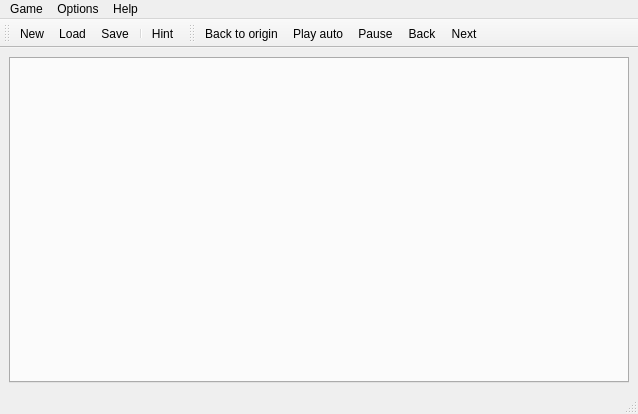
<?xml version="1.0" encoding="UTF-8"?>
<ui version="4.0">
 <class>Dama</class>
 <widget class="QMainWindow" name="Dama">
  <property name="geometry">
   <rect>
    <x>0</x>
    <y>0</y>
    <width>638</width>
    <height>414</height>
   </rect>
  </property>
  <property name="windowTitle">
   <string>Dama2013</string>
  </property>
  <property name="windowIcon">
   <iconset resource="resource1.qrc">
    <normaloff>:/img/stone/black_dame.png</normaloff>:/img/stone/black_dame.png</iconset>
  </property>
  <property name="locale">
   <locale language="English" country="UnitedStates"/>
  </property>
  <widget class="QWidget" name="centralwidget">
   <layout class="QHBoxLayout" name="horizontalLayout_2">
    <item>
     <widget class="QTabWidget" name="tabWidget"/>
    </item>
   </layout>
  </widget>
  <widget class="QMenuBar" name="menubar">
   <property name="geometry">
    <rect>
     <x>0</x>
     <y>0</y>
     <width>638</width>
     <height>24</height>
    </rect>
   </property>
   <widget class="QMenu" name="menuGame">
    <property name="title">
     <string>Game</string>
    </property>
    <addaction name="actionNew"/>
    <addaction name="actionLoad"/>
    <addaction name="actionLoadReplay"/>
    <addaction name="actionSave"/>
    <addaction name="actionAbort"/>
    <addaction name="separator"/>
    <addaction name="actionHint"/>
    <addaction name="separator"/>
    <addaction name="actionQuit"/>
   </widget>
   <widget class="QMenu" name="menuHelp">
    <property name="title">
     <string>Help</string>
    </property>
    <addaction name="actionAbout_game"/>
   </widget>
   <widget class="QMenu" name="menuOptions">
    <property name="title">
     <string>Options</string>
    </property>
    <addaction name="actionSettings"/>
   </widget>
   <addaction name="menuGame"/>
   <addaction name="menuOptions"/>
   <addaction name="menuHelp"/>
  </widget>
  <widget class="QStatusBar" name="statusbar"/>
  <widget class="QToolBar" name="mainToolBar">
   <property name="windowTitle">
    <string>Main toolbar</string>
   </property>
   <attribute name="toolBarArea">
    <enum>TopToolBarArea</enum>
   </attribute>
   <attribute name="toolBarBreak">
    <bool>false</bool>
   </attribute>
   <addaction name="actionNew"/>
   <addaction name="actionLoad"/>
   <addaction name="actionSave"/>
   <addaction name="separator"/>
   <addaction name="actionHint"/>
  </widget>
  <widget class="QToolBar" name="replayToolBar">
   <property name="windowTitle">
    <string>Replay toolbar</string>
   </property>
   <attribute name="toolBarArea">
    <enum>TopToolBarArea</enum>
   </attribute>
   <attribute name="toolBarBreak">
    <bool>false</bool>
   </attribute>
   <addaction name="actionBack_to_origin"/>
   <addaction name="actionPlay_auto"/>
   <addaction name="actionPause"/>
   <addaction name="actionBack"/>
   <addaction name="actionNext"/>
  </widget>
  <action name="actionNew">
   <property name="icon">
    <iconset resource="resource1.qrc">
     <normaloff>:/img/new.ico</normaloff>:/img/new.ico</iconset>
   </property>
   <property name="text">
    <string>New</string>
   </property>
  </action>
  <action name="actionLoad">
   <property name="icon">
    <iconset resource="resource1.qrc">
     <normaloff>:/img/open.ico</normaloff>:/img/open.ico</iconset>
   </property>
   <property name="text">
    <string>Load</string>
   </property>
  </action>
  <action name="actionQuit">
   <property name="icon">
    <iconset resource="resource1.qrc">
     <normaloff>:/img/exit.ico</normaloff>:/img/exit.ico</iconset>
   </property>
   <property name="text">
    <string>Quit</string>
   </property>
  </action>
  <action name="actionSettings">
   <property name="icon">
    <iconset resource="resource1.qrc">
     <normaloff>:/img/settings.ico</normaloff>:/img/settings.ico</iconset>
   </property>
   <property name="text">
    <string>Settings</string>
   </property>
  </action>
  <action name="actionAbout_game">
   <property name="icon">
    <iconset resource="resource1.qrc">
     <normaloff>:/img/about.ico</normaloff>:/img/about.ico</iconset>
   </property>
   <property name="text">
    <string>About game</string>
   </property>
  </action>
  <action name="actionSave">
   <property name="icon">
    <iconset resource="resource1.qrc">
     <normaloff>:/img/save.ico</normaloff>:/img/save.ico</iconset>
   </property>
   <property name="text">
    <string>Save</string>
   </property>
  </action>
  <action name="actionHint">
   <property name="icon">
    <iconset resource="resource1.qrc">
     <normaloff>:/img/hint.ico</normaloff>:/img/hint.ico</iconset>
   </property>
   <property name="text">
    <string>Hint</string>
   </property>
  </action>
  <action name="actionAbort">
   <property name="icon">
    <iconset resource="resource1.qrc">
     <normaloff>:/img/close.ico</normaloff>:/img/close.ico</iconset>
   </property>
   <property name="text">
    <string>Abort</string>
   </property>
  </action>
  <action name="actionPlay_auto">
   <property name="icon">
    <iconset resource="resource1.qrc">
     <normaloff>:/img/play.ico</normaloff>:/img/play.ico</iconset>
   </property>
   <property name="text">
    <string>Play auto</string>
   </property>
   <property name="toolTip">
    <string>Play automatic</string>
   </property>
  </action>
  <action name="actionPause">
   <property name="icon">
    <iconset resource="resource1.qrc">
     <normaloff>:/img/pause.ico</normaloff>:/img/pause.ico</iconset>
   </property>
   <property name="text">
    <string>Pause</string>
   </property>
   <property name="toolTip">
    <string>Pause replay</string>
   </property>
  </action>
  <action name="actionBack">
   <property name="icon">
    <iconset resource="resource1.qrc">
     <normaloff>:/img/seek-back.ico</normaloff>:/img/seek-back.ico</iconset>
   </property>
   <property name="text">
    <string>Back</string>
   </property>
   <property name="toolTip">
    <string>Back last draught</string>
   </property>
  </action>
  <action name="actionNext">
   <property name="icon">
    <iconset resource="resource1.qrc">
     <normaloff>:/img/seek-fwd.ico</normaloff>:/img/seek-fwd.ico</iconset>
   </property>
   <property name="text">
    <string>Next</string>
   </property>
   <property name="toolTip">
    <string>Next draught</string>
   </property>
  </action>
  <action name="actionLoadReplay">
   <property name="icon">
    <iconset resource="resource1.qrc">
     <normaloff>:/img/open.ico</normaloff>:/img/open.ico</iconset>
   </property>
   <property name="text">
    <string>Load replay</string>
   </property>
   <property name="toolTip">
    <string>Load replay</string>
   </property>
  </action>
  <action name="actionBack_to_origin">
   <property name="icon">
    <iconset resource="resource1.qrc">
     <normaloff>:/img/skip-back.ico</normaloff>:/img/skip-back.ico</iconset>
   </property>
   <property name="text">
    <string>Back to origin</string>
   </property>
   <property name="toolTip">
    <string>Back to origin</string>
   </property>
  </action>
 </widget>
 <resources>
  <include location="resource1.qrc"/>
 </resources>
 <connections/>
</ui>
